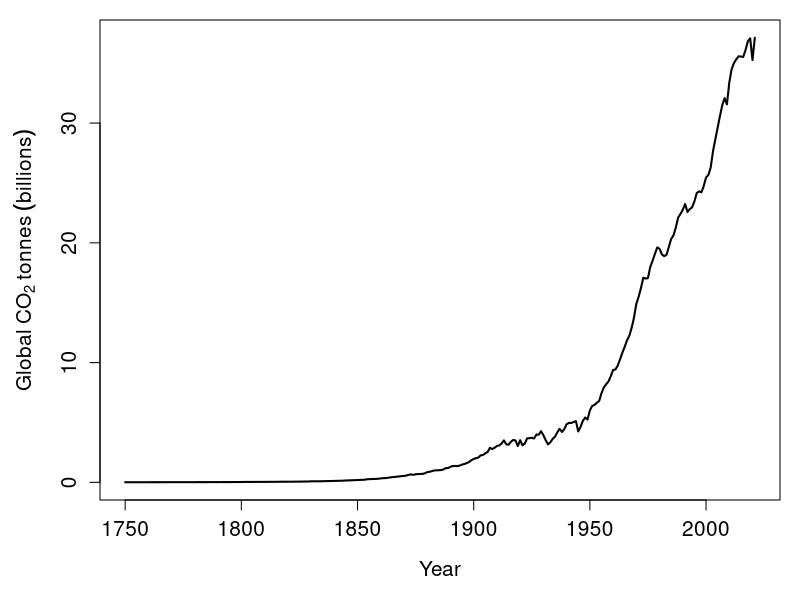
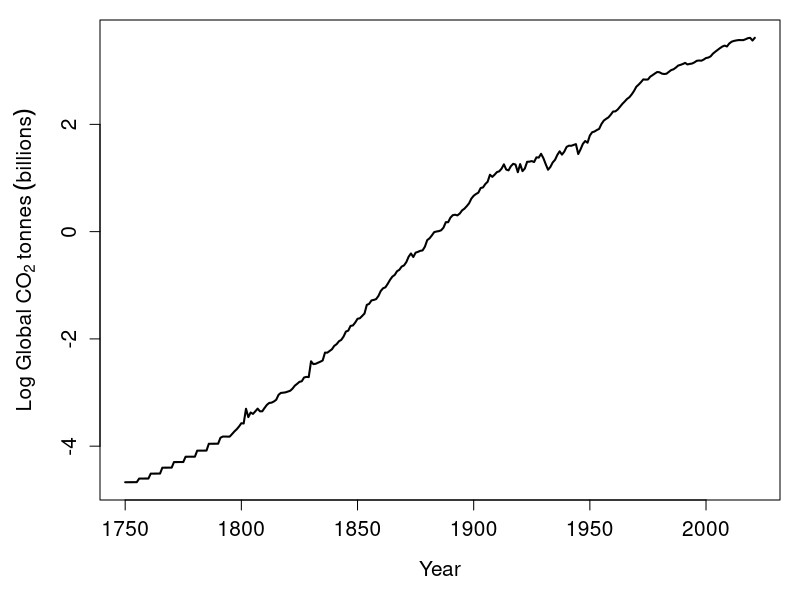

Write the R code that produced these figures, in order. (Note: this script raises an error after producing the figures.)
## ---- chunk 1
CO2_emissions   <- read.csv(file = "data/CO2_emissions.csv");
global_CO2      <- CO2_emissions[CO2_emissions[,1] == "World",];
tonnes_billion  <- global_CO2[,4] / 1000000000;
the_ylab        <- expression(Global~CO[2]~tonnes~(billions));
par(mar = c(5, 5, 1, 1));
plot(x = global_CO2[,3], y = tonnes_billion, type = "l", lwd = 2, 
     xlab = "Year", ylab = the_ylab, cex.axis = 1.25, cex.lab = 1.25);
## ---- chunk 2
CO2_emissions   <- read.csv(file = "data/CO2_emissions.csv");
global_CO2      <- CO2_emissions[CO2_emissions[,1] == "World",];
tonnes_billion  <- global_CO2[,4] / 1000000000;
the_ylab        <- expression(Log~Global~CO[2]~tonnes~(billions));
par(mar = c(5, 5, 1, 1));
plot(x = global_CO2[,3], y = log(tonnes_billion), type = "l", lwd = 2, 
     xlab = "Year", ylab = the_ylab, cex.axis = 1.25, cex.lab = 1.25);
## ---- chunk 3
knitr::include_graphics("img/becky_field.png")
## ---- chunk 4
knitr::include_graphics("img/handwritten_data.jpg")
## ---- chunk 5
knitr::include_graphics("img/wasp_data_spreadsheet.png")
